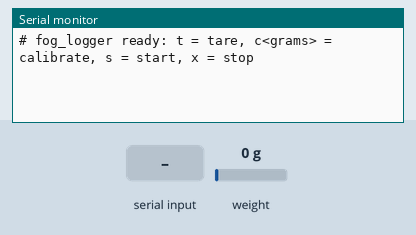
Bench run of a sketch on a simulated Arduino Uno, built with avr-gcc and run on an emulated ATmega328P. Parts: the last lines printed to the serial monitor. The test bench sets the inputs (shaded band); at power-on: weight on the scale 0 g.

Above: at 3.2 s.
3.3 s: "t90\n" received over Serial
At 6.1 s:
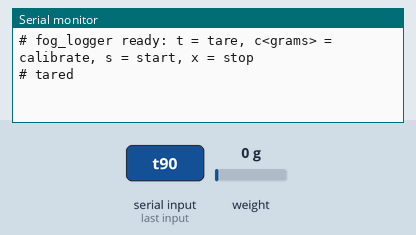
6.3 s: "c90\n" received over Serial
At 9.1 s:
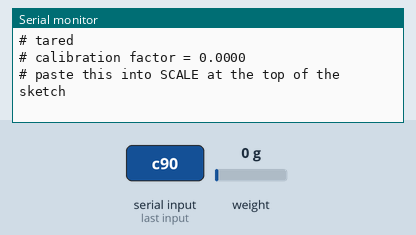
9.3 s: "c,45\n" received over Serial
At 10.5 s:
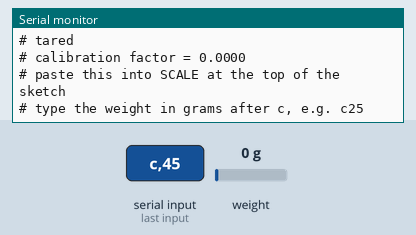
10.8 s: "s90\n" received over Serial
At 11.6 s:
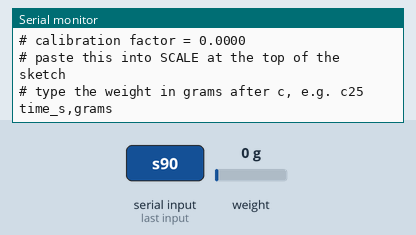
13.3 s: "x90\n" received over Serial
At 14.5 s:
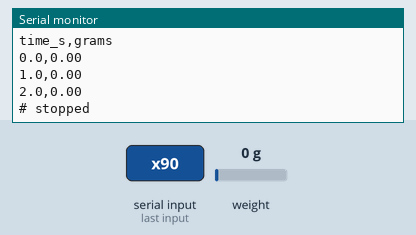

Measured:
- after the input at 3.3 s, the serial monitor: prints a new line after 2.0 s (image 1)
- after the input at 6.3 s, the serial monitor: prints a new line after 2.0 s (image 2)
- after the input at 9.3 s, the serial monitor: prints a new line at once (image 3)
- after the input at 10.8 s, the serial monitor: prints a new line at once (image 4)
- after the input at 13.3 s, the serial monitor: prints a new line after 0.52 s (image 5)

The sketch:

fog_logger.ino
```cpp
/*
  fog_logger.ino  --  DRAFT, not yet run on hardware

  Reads the load cell under the collecting cup and prints one CSV line per
  second over USB:

      time_s,grams

  Copy the output from the Serial Monitor into a file such as
  data/runs/mesh_run1.csv, or save it with a serial logger.

  Commands (type in the Serial Monitor, 9600 baud, then press Enter):
    t   tare: zero the scale with the empty cup on it
    c   calibrate: put a known weight on, then type its grams, e.g. "c25"
    s   start logging (time restarts at 0)
    x   stop logging

  Wiring (Arduino UNO):
    HX711  DT -> D3, SCK -> D2, VCC -> 5V, GND -> GND
    Load cell -> HX711 E+ (red), E- (black), A+ (green), A- (white)
    If the reading goes DOWN when you add weight, swap the green and white
    wires (or just use the negative calibration factor it prints).

  Library: "HX711" by Bogdan Necula (Library Manager -> search HX711).
*/

#include "HX711.h"

const int HX_DT  = 3;
const int HX_SCK = 2;
const int N_READS = 10;            // readings averaged per logged point
const unsigned long PERIOD_MS = 1000;

// Raw units per gram. Set it with the "c" command, then paste the printed
// value here so it survives a reset.
float SCALE = 1.0;

HX711 scale;
bool logging = false;
unsigned long t0 = 0;
unsigned long nextLog = 0;

void setup() {
  Serial.begin(9600);
  scale.begin(HX_DT, HX_SCK);
  scale.set_scale(SCALE);
  delay(1000);
  scale.tare();
  Serial.println("# fog_logger ready: t = tare, c<grams> = calibrate, s = start, x = stop");
}

void handleCommand() {
  String cmd = Serial.readStringUntil('\n');
  cmd.trim();
  if (cmd.length() == 0) return;

  if (cmd[0] == 't') {
    scale.tare(20);
    Serial.println("# tared");
  } else if (cmd[0] == 'c') {
    float grams = cmd.substring(1).toFloat();
    if (grams <= 0) {
      Serial.println("# type the weight in grams after c, e.g. c25");
      return;
    }
    scale.set_scale(1.0);
    float raw = scale.get_units(20);     // raw units above the tare
    SCALE = raw / grams;
    scale.set_scale(SCALE);
    Serial.print("# calibration factor = ");
    Serial.println(SCALE, 4);
    Serial.println("# paste this into SCALE at the top of the sketch");
  } else if (cmd[0] == 's') {
    logging = true;
    t0 = millis();
    nextLog = t0;
    Serial.println("time_s,grams");
  } else if (cmd[0] == 'x') {
    logging = false;
    Serial.println("# stopped");
  }
}

void loop() {
  if (Serial.available()) handleCommand();

  if (logging && millis() >= nextLog) {
    float g = scale.get_units(N_READS);
    float t = (nextLog - t0) / 1000.0;
    Serial.print(t, 1);
    Serial.print(",");
    Serial.println(g, 2);
    nextLog += PERIOD_MS;
  }
}
```
